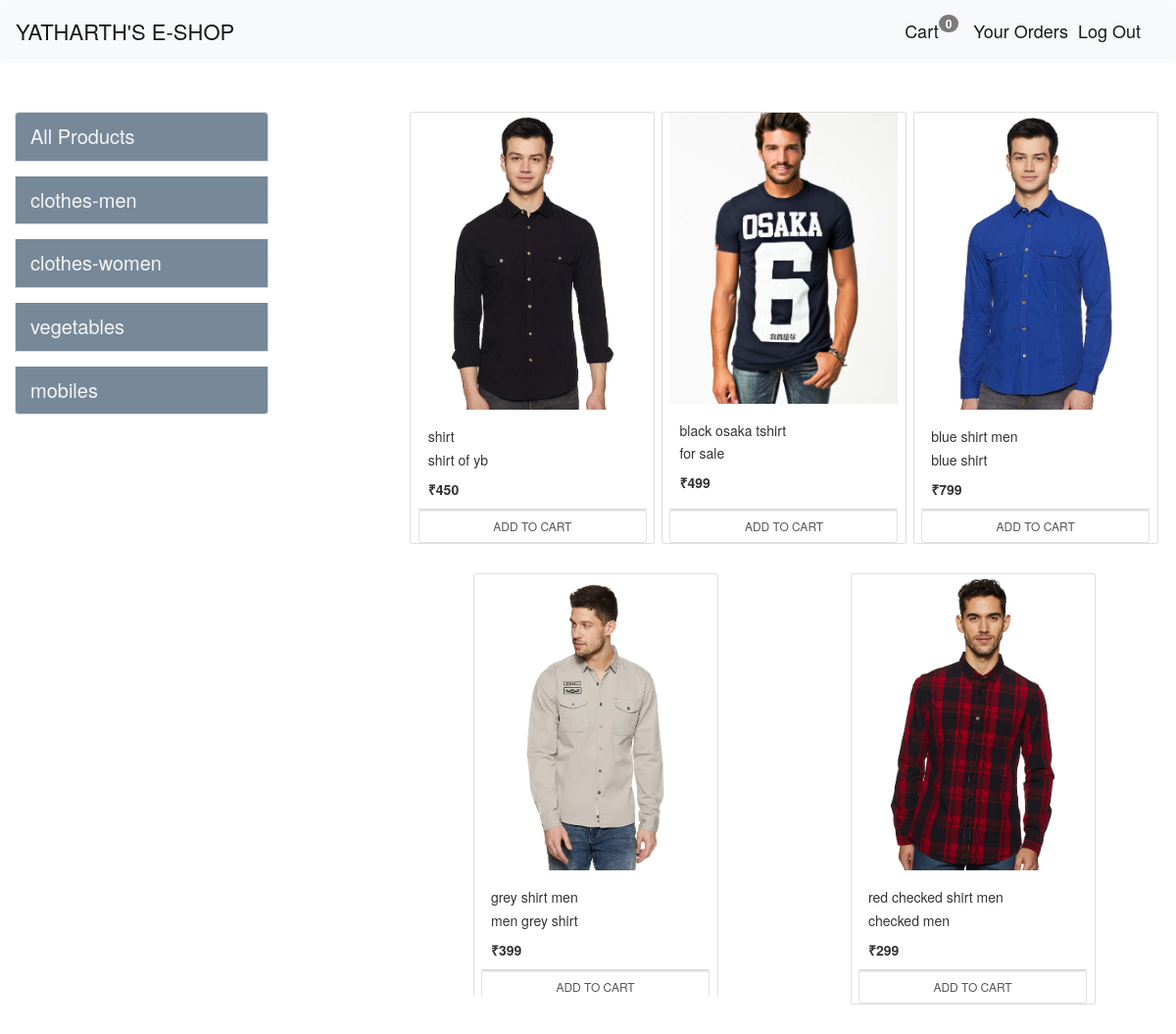
Screenshot of /?category=1 (signed in) with the database file from the repository.
### store/models.py (models this page shows, shortened)
class Category(models.Model):
    name=models.CharField(max_length=20)
    @staticmethod
    def collectall():
        return Category.objects.all()

class Product(models.Model):
    name=models.CharField(max_length=50)
    price=models.IntegerField(default=0)
    description=models.CharField(max_length=200,default='',null=True,blank=True)
    Category=models.ForeignKey(Category, on_delete=models.CASCADE,default=1)
    image=models.ImageField(upload_to='uploads/products/',default='')
    @staticmethod
    def collectbycategoryid(category_id):
        if(category_id):
            return Product.objects.filter(Category_id=category_id)
        else:
            return collectall()

### store/views.py (the view, shortened to what this page needs)
# urls.py: path('',index.as_view(),name='homepage'),
class index(View):
    def get(self,request):
        prds= None
        cart=request.session.get('cart')
        if not cart:
            request.session.cart={}
        cats=Category.collectall()
        catid=request.GET.get('category')
        if catid:
            prds=Product.collectbycategoryid(catid)
        else:
            prds=Product.getallproducts()
        return render(request,'index.html',{'products':prds,'Category':cats})

### store/templatetags/cart.py (called while the page is built)
@register.filter(name='isincart') #name specifies what name to call it with in the html
def isincart(product,cart):
    key=cart.keys()
    for id in key:
        if int(id)==product.id:
            return True
    return False

@register.filter(name="currency")
def currency(number):
    return "₹"+str(number)

### store/templates/index.html (shortened to what this page needs)
{% extends 'base.html'%}
{% block content%}
{% load cart%}
<div class="row">
  <div class="container-fluid mt-5 ">
    <div class="col-lg-4 mx-auto">
      <div class="list-group mb-3 " style="width:70%;">
        <a href="/" class="list-group-item list-group-item-action mb-4" style="font-size: 20px; color:whitesmoke; background-color:lightslategray;">All Products</a>
        {% for cat in Category%}
        <a href="/?category={{cat.id}}" class="list-group-item list-group-item-action mb-4" style="font-size: 20px; color:whitesmoke; background-color:lightslategray;">{{cat.name}}</a>
        {% endfor%}
      </div>
    </div>
    <div id="products" class="col-lg-8 mx-auto">
      <div class="row mx-auto">
        {% for product in products%}
        <div class="card mx-auto mb-5" id={{product.id}} style="width: 25rem;">
          <img src="{{product.image.url}}" class="card-img-top" alt="...">
          <div class="card-body">
            <h5 class="card-title">{{product.name}}</h5>
            <p class="card-text">{{product.description}}</p>
            <p class="card-text"><b>{{product.price|currency}}</b></p>
          </div>
          <div class="card-footer p-0 no-gutters">
            {% if product|isincart:request.session.cart %}
            <div class="row no-gutters">
              <form action="/#{{product.id}}" class="col-2 px-2" method="post">
                {% csrf_token %}
               <input hidden type="text" name='product' value="{{product.id}}">
               <input hidden type="text" name='remove' value="True">
               <input type="submit" value="-" class="btn btn-block btn-secondary px-3">
              </form>
              <div class="text-center col mt-2">{{product|cartquant:request.session.cart}} in your cart</div>
             <form action="/#{{product.id}}" class="col-2 px-2"method="post">
              {% csrf_token %}
             <input hidden type="text" name='product' value="{{product.id}}">
             <input type="submit" value="+" class="btn btn-block btn-secondary px-3">
            </form>
            </div>
            {% else %}
            <form action="/#{{product.id}}" method="POST" class="btn-block">
              <input type="submit" class="btn btn-light border btn-sm form-control" value="ADD TO CART">
            </form>
            {% endif %}
          </div>
        </div>
        {% endfor %}
      </div>
    </div>
  </div>
 </div>
{% endblock %}

### rows the page displays
Category: name "clothes-men"
Category: name "clothes-women"
Category: name "vegetables"
Category: name "mobiles"
Product: image (picture), name "shirt", description "shirt of yb", price "₹450"
Product: image (picture), name "black osaka tshirt", description "for sale", price "₹499"
Product: image (picture), name "blue shirt men", description "blue shirt", price "₹799"
Product: image (picture), name "grey shirt men", description "men grey shirt", price "₹399"
Product: image (picture), name "red checked shirt men", description "checked men", price "₹299"

### other values shown
{{ request.session.cart.keys|length }} "0"
